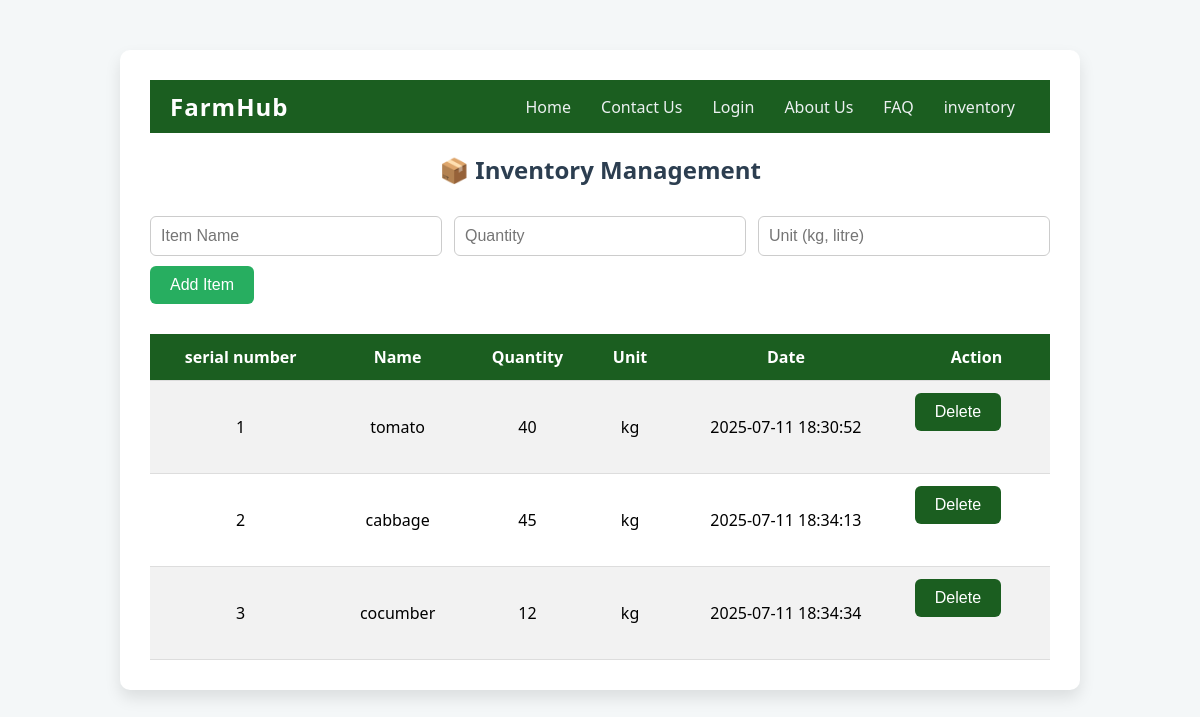
/inventory (signed in), run on an earlier commit of the app's database.
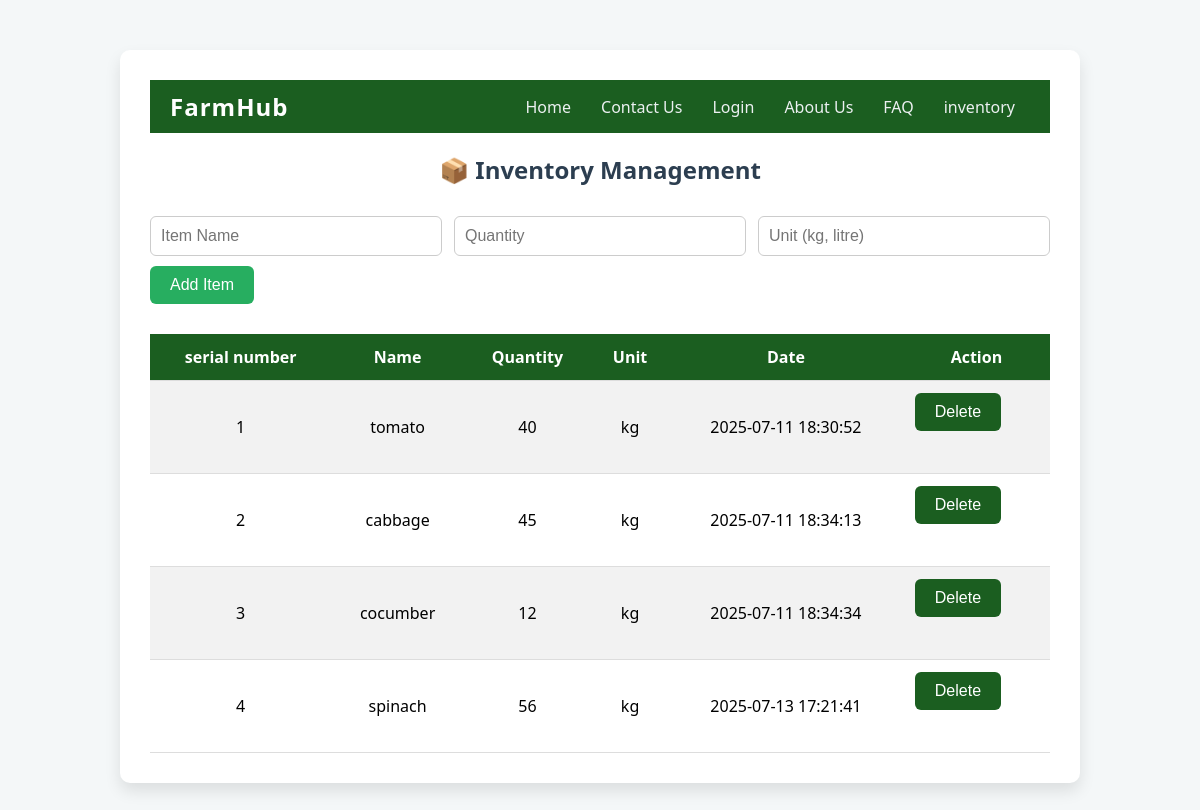
And on a later commit of the database.
### tables this page shows
CREATE TABLE inventory (
        id INTEGER PRIMARY KEY AUTOINCREMENT,
        item_name TEXT NOT NULL,
        quantity INTEGER NOT NULL,
        unit TEXT,
        date_added TEXT DEFAULT CURRENT_TIMESTAMP,
        user_id INTEGER NOT NULL,
        FOREIGN KEY(user_id) REFERENCES users(id)
    );

### app.py (the view)
@app.route('/inventory')
def inventory():
    if 'user_id' not in session:
        return redirect(url_for('login'))
    user_id = session['user_id']
    conn = get_db_connection()
    items = conn.execute('SELECT * FROM inventory WHERE user_id = ?', (user_id,)).fetchall()
    conn.close()
    return render_template('inventory.html', items=items)

### app.py (called while the page is built)
def get_db_connection():
    conn = sqlite3.connect('farmhub.db')
    conn.row_factory = sqlite3.Row
    return conn

### templates/inventory.html (shortened to what this page needs)
<!DOCTYPE html>
<html lang="en">
<head>
</head>
<body>
  <div class="container">
    <nav>
    <a href="#" class="logo">FarmHub</a>
    <ul>
      <li><a href="{{ url_for('home') }}">Home</a></li>
      <li><a href="{{ url_for('contact_us') }}">Contact Us</a></li>
      <li><a href="{{ url_for('login') }}">Login</a></li>
      <li><a href="{{ url_for('about_us') }}">About Us</a></li>
      <li><a href="{{ url_for('faq') }}">FAQ</a></li>
      <li><a href="{{ url_for('inventory') }}">inventory</a></li>
    </ul>
    </nav>
    <h2>📦 Inventory Management</h2>
    <form action="/add_inventory" method="POST">
      <input type="text" name="item_name" placeholder="Item Name" required>
      <input type="number" name="quantity" placeholder="Quantity" required>
      <input type="text" name="unit" placeholder="Unit (kg, litre)">
      <button type="submit">Add Item</button>
    </form>
    <table>
      <tr>
        <th>serial number</th>
        <th>Name</th>
        <th>Quantity</th>
        <th>Unit</th>
        <th>Date</th>
        <th>Action</th>
      </tr>
      {% for item in items %}
      <tr>
        <td>{{ loop.index }}</td>
        <td>{{ item[1] }}</td>
        <td>{{ item[2] }}</td>
        <td>{{ item[3] }}</td>
        <td>{{ item[4] }}</td>
        <td>
          <form method="POST" action="/delete_inventory/{{ item[0] }}">
            <button type="submit" class="delete-btn">Delete</button>
          </form>
        </td>
      </tr>
      {% endfor %}
    </table>
  </div>
</body>
</html>

### templates/inventory.html (style rules this page uses)
body { font-family: 'Segoe UI', sans-serif; background-color: #f4f7f8; margin: 0; padding: 0; }
.container { max-width: 900px; margin: 50px auto; padding: 30px; background: #fff; box-shadow: 0 8px 16px rgba(0,0,0,0.1); border-radius: 10px; }
h2 { text-align: center; color: #2c3e50; margin-bottom: 30px; }
form { display: flex; flex-wrap: wrap; justify-content: space-between; margin-bottom: 30px; }
input[type="text"], input[type="number"] { width: 30%; padding: 10px; margin-bottom: 10px; border: 1px solid #ccc; border-radius: 6px; font-size: 16px; }
button { padding: 10px 20px; background-color: #27ae60; color: #fff; border: none; border-radius: 6px; font-size: 16px; cursor: pointer; transition: background-color 0.3s ease; }
table { width: 100%; border-collapse: collapse; text-align: center; }
th, td { padding: 12px; border-bottom: 1px solid #ddd; }
th { background-color: #1b5e20; color: white; }
tr:nth-child(even) { background-color: #f2f2f2; }
.delete-btn { background-color: #1b5e20; color: white; }
nav { background: #1b5e20; padding: 10px 20px; display: flex; justify-content: space-between; align-items: center; }
.logo { color: #fff; font-size: 24px; font-weight: bold; text-decoration: none; letter-spacing: 1px; }
nav ul { list-style: none; display: flex; margin: 0; padding: 0; }
nav ul li { margin: 0 15px; }
nav ul li a { color: #ecf0f1; text-decoration: none; font-size: 16px; transition: color 0.3s ease; }

What changed in the data, as far as the page shows it:
added inventory: item_name "spinach", quantity "56", unit "kg", date_added "2025-07-13 17:21:41"
